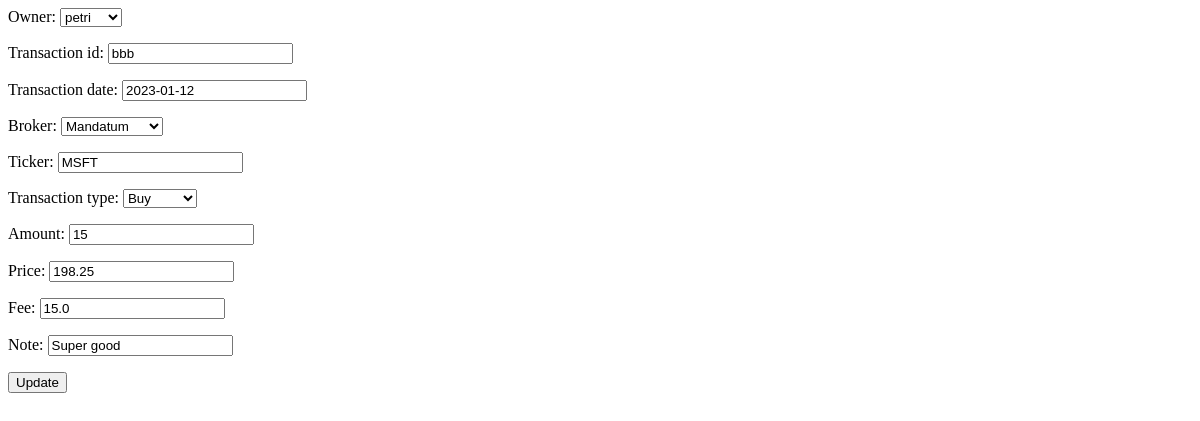
The app's page /2/update, older data.
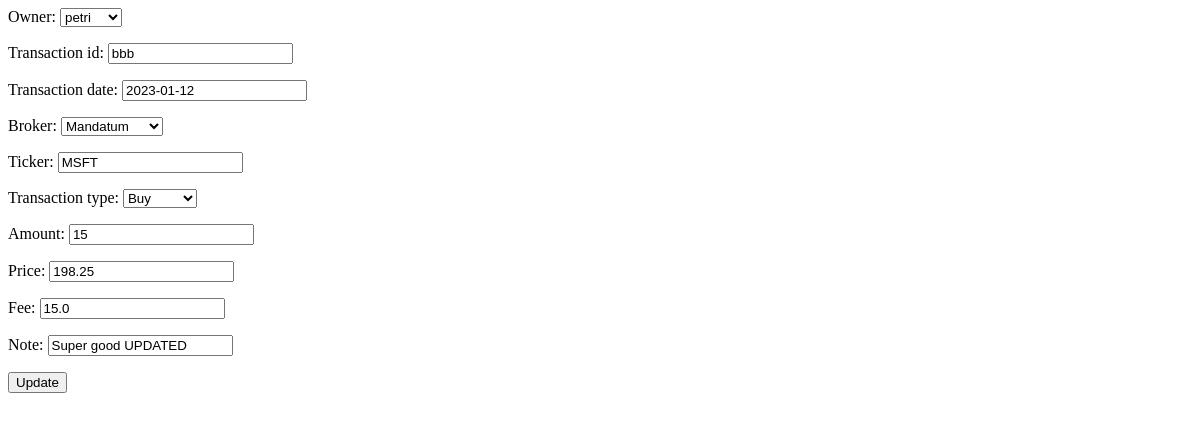
The same page, newer data.
### webApp/models.py (models this page shows, shortened)
class TransactionModel(models.Model):
    BROKERS = {
        1: 'Nordnet',
        2: 'Nordea',
        3: 'OP',
        4: 'Mandatum',
        5: 'Degiro',
        6: 'Danske Bank',
    }
    TRANSACTION_TYPES = {
        1: 'Buy',
        2: 'Sell',
        3: 'Dividend',
        4: 'Fee',
        5: 'Split',
    }
    owner = models.ForeignKey(settings.AUTH_USER_MODEL, on_delete = models.CASCADE)
    transaction_id = models.CharField(max_length = 50)
    transaction_date = models.DateField()
    broker = models.IntegerField(choices=BROKERS.items())
    ticker = models.CharField(max_length = 20)
    transaction_type = models.IntegerField(choices=TRANSACTION_TYPES.items())
    amount = models.IntegerField()
    price = models.FloatField()
    fee = models.FloatField()
    note = models.CharField(max_length = 100)

### webApp/views.py (the view)
# urls.py: path('<id>/update', update_view),
def update_view(request, id):
    context ={}
    obj = get_object_or_404(TransactionModel, id = id)
    form = TransactionForm(request.POST or None, instance = obj)
    if form.is_valid():
        form.save()
        return HttpResponseRedirect("/"+id)
    context["form"] = form
    return render(request, "update_view.html", context)

### webApp/forms.py
class TransactionForm(forms.ModelForm):
    class Meta:
        model = TransactionModel
        fields = [
            "owner",
            "transaction_id",
            "transaction_date",
            "broker",
            "ticker",
            "transaction_type",
            "amount",
            "price",
            "fee",
            "note",
        ]

### webApp/templates/update_view.html (shortened to what this page needs)
<div class="main">
	<form method="POST">
		{{ form.as_p }}
		<input type="submit" value="Update">
	</form>
</div>

Row changes from the older to the newer data that the page shows:
changed TransactionModel "petri": note "Super good" → "Super good UPDATED"
